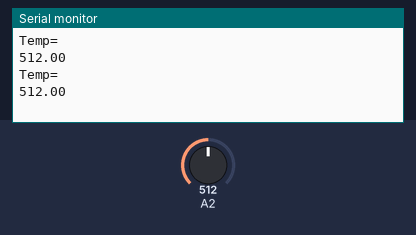
This sketch was run on a simulated Arduino Uno, built with avr-gcc and run on an emulated ATmega328P. Parts: the last lines printed to the serial monitor. The inputs (shaded band) are chosen by the test bench; at power-on: A2 = 512.

Above: at 5.8 s.
5.9 s: A2 set to 716
At 10.6 s:
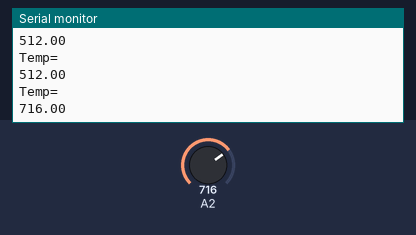
11.9 s: A2 set to 900
At 15.6 s:
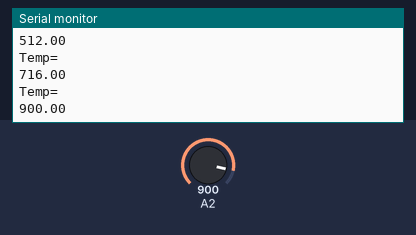
Timing chart, 0 to 17.1 s (numbered marks = the images above; inputs shaded):
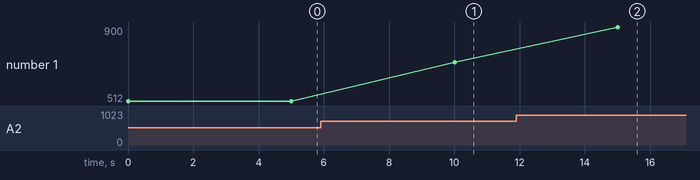

The sketch:

temp.ino
```cpp
#include <dht11.h>
dht11 DHT11;
#define dhtpin 2
void setup() {
  // put your setup code here, to run once:
 pinMode(2, INPUT);
 Serial.begin(9600);
}

void loop() {
  // put your main code here, to run repeatedly:
  float temp = analogRead(2);
  Serial.println("Temp=");
  Serial.println(temp);
  delay(5000);

}
```

Measured:
- after the input at 5.9 s, the serial monitor: prints a new line after 4.1 s (image 1)
- after the input at 11.9 s, the serial monitor: prints a new line after 3.1 s (image 2)
- plotted number 1: 512 → 716 after the input at 5.9 s, 716 → 900 after the input at 11.9 s
